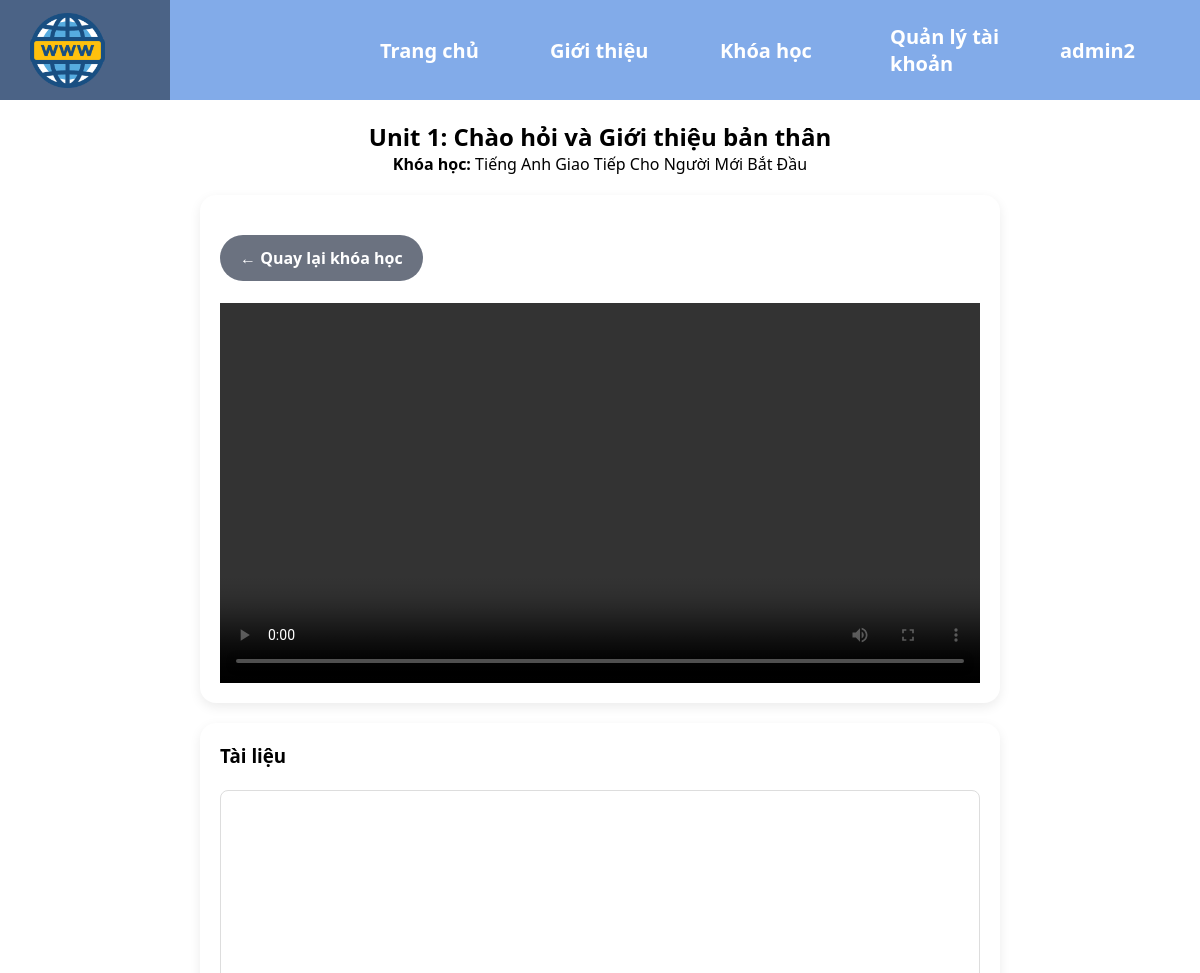
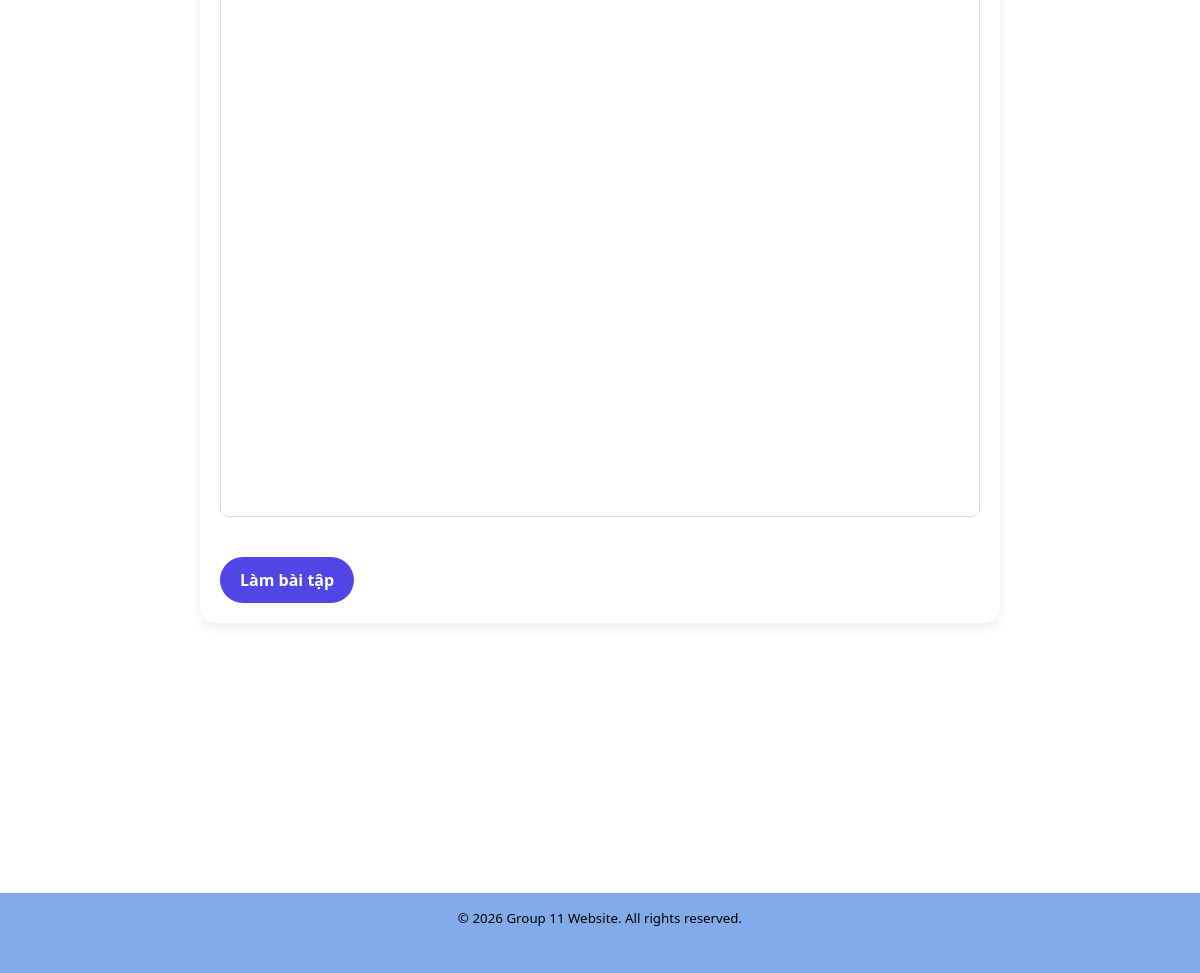
Screenshot of /ui/unit.php?unit_id=101 (signed in) with the database file from the repository (2 pictures, top to bottom).
### tables this page shows
CREATE TABLE `units` (
  `id` int(11) NOT NULL,
  `course_id` int(11) NOT NULL,
  `title` varchar(255) NOT NULL,
  `order_index` int(11) NOT NULL COMMENT 'Thứ tự bài học trong khóa học'
);

CREATE TABLE `courses` (
  `id` int(11) NOT NULL,
  `title` varchar(255) NOT NULL,
  `description` text DEFAULT NULL,
  `thumbnail_url` varchar(255) DEFAULT NULL
);

CREATE TABLE `videos` (
  `id` int(11) NOT NULL,
  `unit_id` int(11) NOT NULL,
  `title` varchar(255) NOT NULL,
  `video_url` varchar(255) NOT NULL,
  `duration` int(11) NOT NULL COMMENT 'Thời lượng video tính bằng giây'
);

CREATE TABLE `documents` (
  `id` int(11) NOT NULL,
  `unit_id` int(11) NOT NULL,
  `title` varchar(255) NOT NULL,
  `file_url` varchar(255) NOT NULL COMMENT 'Đường dẫn file pdf/docx trong thư mục uploads'
);

### backend/course/get_unit_detail.php (called while the page is built, shortened)
<?php
require_once __DIR__ . '/../../connectdb/db.php';
function getUnitDetail($unitId) {
    global $pdo;
    $unitId = (int)$unitId;
    try {
        $sqlUnit = "
            SELECT
                u.id,
                u.course_id,
                u.title,
                u.order_index,
                c.title AS course_title
            FROM units u
            INNER JOIN courses c ON u.course_id = c.id
            WHERE u.id = :unit_id
            LIMIT 1
        ";
        $stmtUnit = $pdo->prepare($sqlUnit);
        $stmtUnit->execute([':unit_id' => $unitId]);
        $unit = $stmtUnit->fetch(PDO::FETCH_ASSOC);
        $sqlVideos = "
            SELECT
                id,
                title,
                video_url,
                duration
            FROM videos
            WHERE unit_id = :unit_id
            ORDER BY id ASC
        ";
        $stmtVideos = $pdo->prepare($sqlVideos);
        $stmtVideos->execute([':unit_id' => $unitId]);
        $videos = $stmtVideos->fetchAll(PDO::FETCH_ASSOC);
        $sqlDocuments = "
            SELECT
                id,
                title,
                file_url
            FROM documents
            WHERE unit_id = :unit_id
            ORDER BY id ASC
        ";
        $stmtDocuments = $pdo->prepare($sqlDocuments);
        $stmtDocuments->execute([':unit_id' => $unitId]);
        $documents = $stmtDocuments->fetchAll(PDO::FETCH_ASSOC);
        return [
            'success' => true,
            'data' => [
                'unit' => $unit,
                'videos' => $videos,
                'documents' => $documents
            ]
        ];
    } catch (PDOException $e) {
        return [
            'success' => false,
            'message' => 'Không lấy được nội dung Unit',
            'error' => $e->getMessage()
        ];
    }
}
?>

### backend/auth/auth_functions.php (called while the page is built, shortened)
<?php
function getSessionStatus(): array
{
    $role = $_SESSION['role'] ?? 'student';
    return [
        'status' => 'success',
        'user_id' => $_SESSION['user_id'],
        'role' => $role,
        'is_admin' => $role === 'admin'
    ];
}
?>

### ui/unit.php (the view, shortened to what this page needs)
<?php
require_once __DIR__ . '/../backend/auth/auth_functions.php';
$sessionStatus = getSessionStatus();
require __DIR__ . '/includes/header.php';
if (!function_exists('getUnitDetail')) {
    require_once __DIR__ . '/../backend/course/get_unit_detail.php';
}
$unitId = isset($_GET['unit_id']) ? (int)$_GET['unit_id'] : 0;
$detailResult = getUnitDetail($unitId);
$unit = null;
$videos = [];
$documents = [];
$message = '';
$quizId = 0;
if ($detailResult['success']) {
    $unit = $detailResult['data']['unit'] ?? null;
    $videos = $detailResult['data']['videos'] ?? [];
    $documents = $detailResult['data']['documents'] ?? [];
    if ($unitId > 0) {
        $quizStmt = $pdo->prepare("SELECT id FROM quizzes WHERE unit_id = ? LIMIT 1");
        $quizStmt->execute([$unitId]);
        $quizRow = $quizStmt->fetch(PDO::FETCH_ASSOC);
        $quizId = (int)($quizRow['id'] ?? 0);
    }
} else {
    $message = $detailResult['message'] ?? 'Không thể tải nội dung Unit.';
}
?>
<!DOCTYPE html>
<html lang="en">
<head>
    <link rel="stylesheet" href="../frontend/assets/css/style.css">
</head>
<body>
<section class="oe-container">
    <?php if (!empty($message)): ?>
        <p><?php echo htmlspecialchars($message, ENT_QUOTES, 'UTF-8'); ?></p>
    <?php elseif ($unit): ?>
        <h1><?php echo htmlspecialchars($unit['title'], ENT_QUOTES, 'UTF-8'); ?></h1>
        <p><strong>Khóa học:</strong> <?php echo htmlspecialchars($unit['course_title'], ENT_QUOTES, 'UTF-8'); ?></p>
        <div class="oe-card">
            <div style="padding: 20px; text-align:left;">
                <?php $courseLink = 'course.php?course_id=' . (int)($unit['course_id'] ?? 0); ?>
                <a href="<?php echo htmlspecialchars($courseLink, ENT_QUOTES, 'UTF-8'); ?>" class="oe-btn oe-btn-secondary">← Quay lại khóa học</a>
                <?php if (!empty($videos)): ?>
                    <?php foreach ($videos as $video): ?>
                        <br>
                        <video
                            controls
                            style="width:100%; max-height:800px;"
                            class="oe-unit-video"
                            data-video-id="<?php echo (int)($video['id'] ?? 0); ?>"
                            data-user-id="<?php echo (int)($sessionStatus['user_id'] ?? 0); ?>"
                        >
                            <source src="<?php echo htmlspecialchars($video['video_url'], ENT_QUOTES, 'UTF-8'); ?>" type="video/mp4">
                        </video>
                    <?php endforeach; ?>
                <?php else: ?>
                    <p>Chưa có video cho unit này.</p>
                <?php endif; ?>
            </div>
        </div>
        <div class="oe-card">
            <div style="padding: 20px; text-align:left;">
                <h3>Tài liệu</h3>
                <?php if (!empty($documents)): ?>
                    <?php foreach ($documents as $document): ?>
                        <br>
                        <iframe
                            src="<?php echo htmlspecialchars($document['file_url'], ENT_QUOTES, 'UTF-8'); ?>"
                            style="width:100%; min-height:700px; border:1px solid #ddd; border-radius:8px;"
                            title="PDF Viewer"
                        ></iframe>
                    <?php endforeach; ?>
                <?php else: ?>
                    <p>Chưa có tài liệu PDF cho unit này.</p>
                <?php endif; ?>
                <div style="margin-top: 20px;">
                    <?php if ($unitId > 0 && $quizId > 0): ?>
                        <?php $quizLink = 'quiz.php?unit_id=' . (int)$unitId . '&quiz_id=' . (int)$quizId; ?>
                        <a href="<?php echo htmlspecialchars($quizLink, ENT_QUOTES, 'UTF-8'); ?>" class="oe-btn">Làm bài tập</a>
                    <?php endif; ?>
                </div>
            </div>
        </div>
    <?php else: ?>
        <div class="oe-card">
            <p>Không có dữ liệu unit để hiển thị.</p>
        </div>
    <?php endif; ?>
</section>
<?php require __DIR__ . '/includes/footer.php'; ?>
</body>
</html>

### frontend/assets/css/style.css (style rules this page uses)
* { margin:0; padding: 0; box-sizing: border-box; font-family: 'Montserrat','Segoe UI', Tahoma, Geneva, Verdana, sans-serif; }
html, body { min-height: 100%; }
body { position: relative; padding-bottom: 300px; }
section { text-align: center; margin-bottom: 30px; }
.oe-container { width: min(800px, 90%); margin: 0 auto; margin-bottom: 50px; }
.oe-card { width: 100%; max-width: 800px; background-color: #fff; border-radius: 16px; overflow: hidden; box-shadow: 0 4px 12px rgba(0, 0, 0, 0.08); margin-bottom: 20px; margin-top:20px; }
.oe-btn { display: inline-block; padding: 12px 20px; background-color: #4f46e5; color: #ffffff; border-radius: 999px; text-decoration: none; font-weight: 600; transition: background-color 0.2s ease; margin-top: 20px; }
.oe-btn-secondary { background-color: #6b7280; }

### rows the page displays
units: title "Unit 1: Chào hỏi và Giới thiệu bản thân", course.title "Tiếng Anh Giao Tiếp Cho Người Mới Bắt Đầu"

### other values shown
$displayName "admin2"
